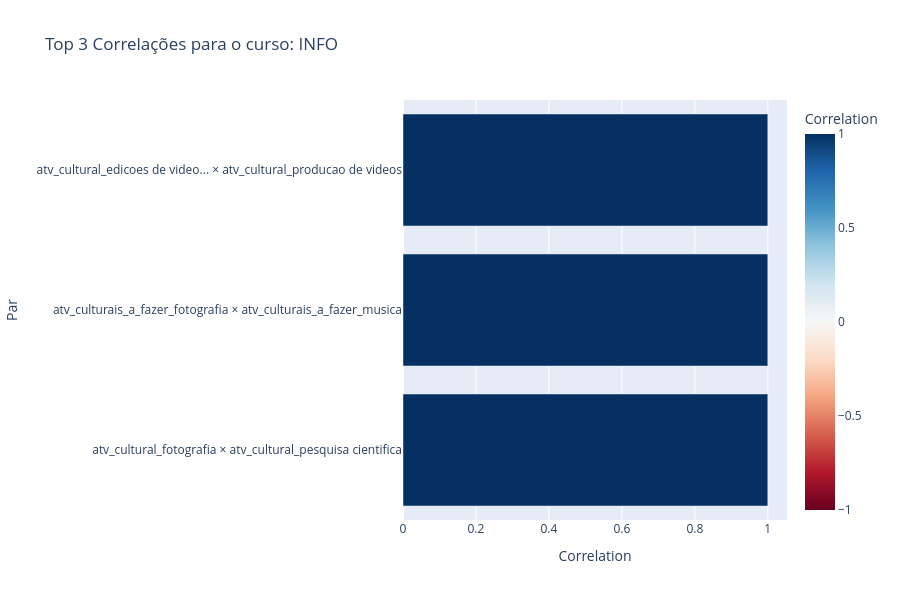

Notebook code cell kept with this figure:
### Code cell
plot_bar_top_corr(df_per_curse, 'info', 3)

### Figure 1 — Plotly figure (JSON) as saved in the notebook; plotly's stock layout.template omitted (floating-point values rounded to 4 significant figures)
{"data": [{"alignmentgroup": "True", "hovertemplate": "Correlation=%{marker.color}<br>Par=%{y}<extra></extra>", "legendgroup": "", "marker": {"color": [1, 1, 1], "coloraxis": "coloraxis", "pattern": {"shape": ""}}, "name": "", "offsetgroup": "", "orientation": "h", "showlegend": false, "textposition": "auto", "type": "bar", "x": [1, 1, 1], "xaxis": "x", "y": ["atv_cultural_edicoes de video... × atv_cultural_producao de videos", "atv_culturais_a_fazer_fotografia × atv_culturais_a_fazer_musica", "atv_cultural_fotografia × atv_cultural_pesquisa cientifica"], "yaxis": "y"}], "layout": {"barmode": "relative", "coloraxis": {"cmax": 1, "cmin": -1, "colorbar": {"title": {"text": "Correlation"}}, "colorscale": [[0, "rgb(103,0,31)"], [0.1, "rgb(178,24,43)"], [0.2, "rgb(214,96,77)"], [0.3, "rgb(244,165,130)"], [0.4, "rgb(253,219,199)"], [0.5, "rgb(247,247,247)"], [0.6, "rgb(209,229,240)"], [0.7, "rgb(146,197,222)"], [0.8, "rgb(67,147,195)"], [0.9, "rgb(33,102,172)"], [1, "rgb(5,48,97)"]]}, "height": 600, "legend": {"tracegroupgap": 0}, "title": {"text": "Top 3 Correlações para o curso: INFO"}, "xaxis": {"anchor": "y", "domain": [0, 1], "title": {"text": "Correlation"}}, "yaxis": {"anchor": "x", "autorange": "reversed", "domain": [0, 1], "title": {"text": "Par"}}}}
